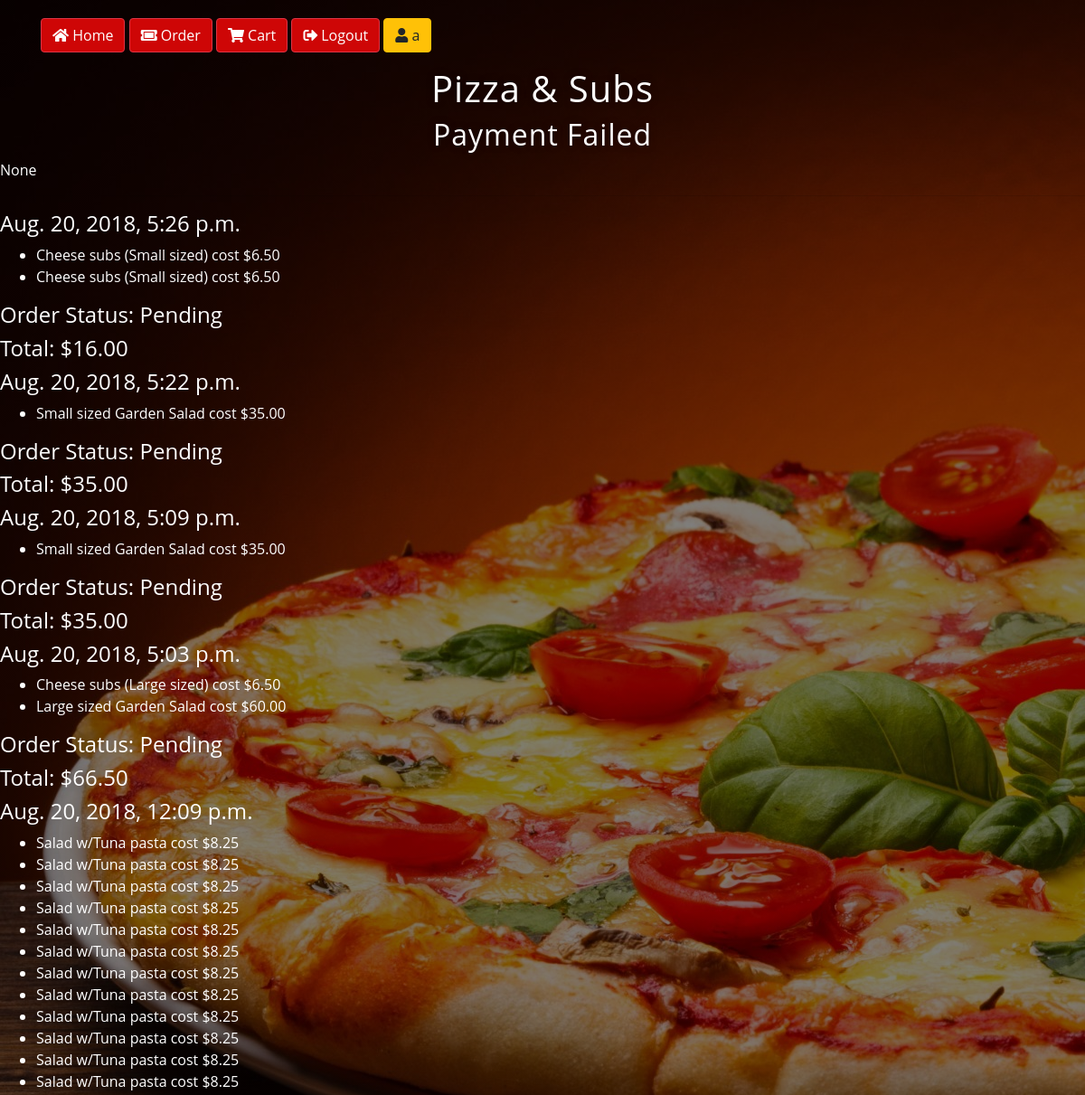
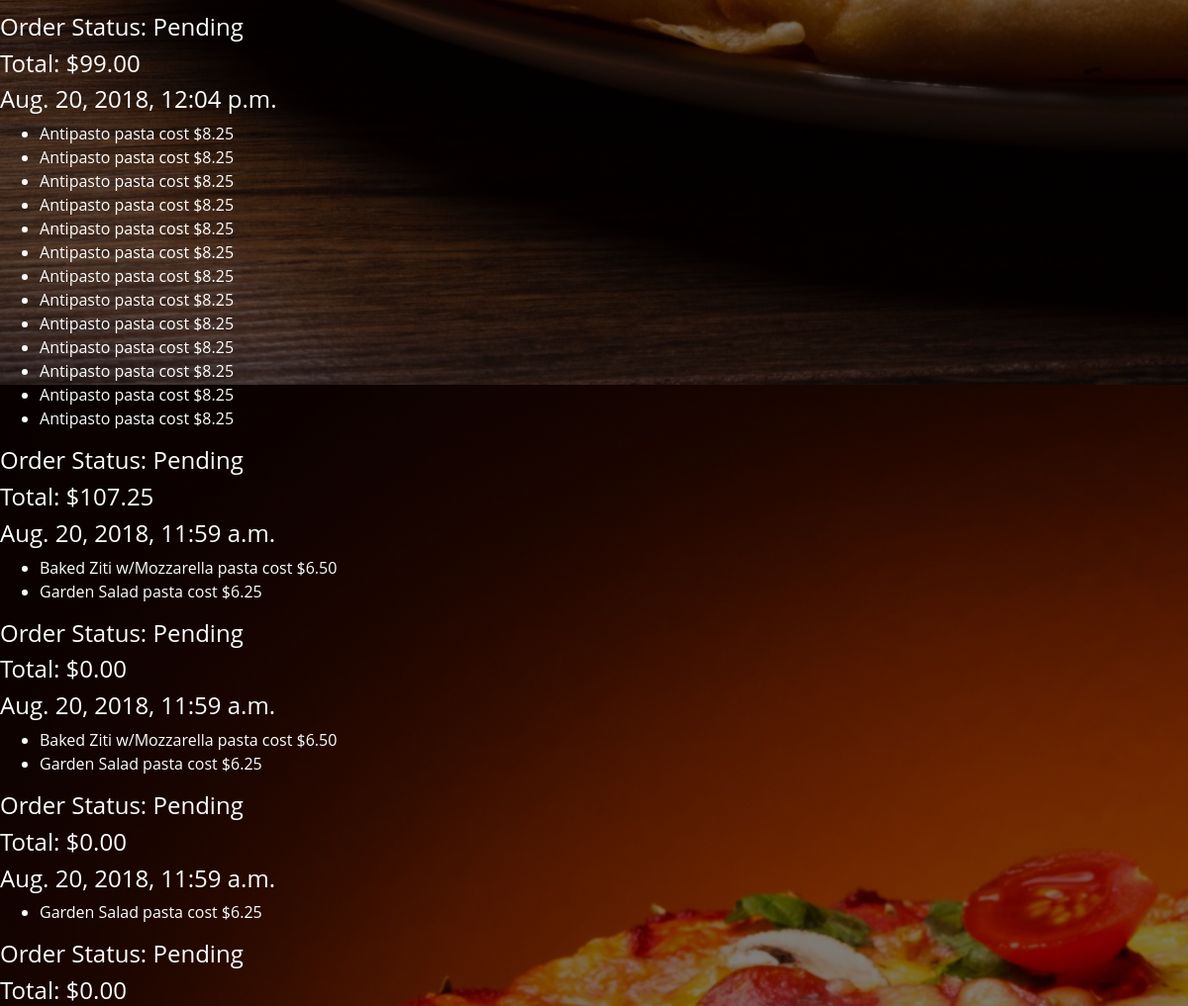
Page /make_payment (signed in) on the committed database (2 pictures, top to bottom).
### orders/models.py (models this page shows, shortened)
class PlacedOrder(models.Model):
    user = models.ForeignKey(User, on_delete = models.SET_NULL, related_name = "placedorder_user", null = True)
    orderpizza = models.ManyToManyField(OrderPizza, related_name = "order_pizza")
    ordersub =  models.ManyToManyField(OrderSub, related_name = "order_sub")
    orderpasta = models.ManyToManyField(OrderPasta, related_name = "order_pasta")
    ordersalad =  models.ManyToManyField(OrderSalad, related_name = "order_salad")
    orderdinnerplatter =  models.ManyToManyField(OrderDinnerPlatter, related_name = "order_dinnerplatter")
    totalprice =  models.DecimalField(max_digits = 6, decimal_places = 2, default = 0)
    datetime = models.DateTimeField(default = datetime.datetime(2018, 8, 20, 11, 59, 19, 963465))
    completed = models.BooleanField(default = False)

class OrderSub(models.Model):
    user = models.ForeignKey(User, on_delete = models.SET_NULL, related_name = "sub_user", null = True)
    menutype = models.CharField(max_length=25, default="sub", editable="False")
    subchoice = models.ForeignKey(SubRate, on_delete = models.SET_NULL, related_name = "sub_choice", null = True)
    subextrachoice = models.ManyToManyField(SubExtraRate, related_name = "subextra_choice")
    paid = models.BooleanField(default = False)

class SubRate(models.Model):
    subchoice = models.ForeignKey(SubChoice, on_delete = models.CASCADE, related_name = "sub_choice")
    subsize = models.ForeignKey(Size, on_delete = models.CASCADE, related_name = "sub_size", blank = True, null = True)
    price = models.DecimalField(max_digits = 6, decimal_places = 2)
    class Meta:
        unique_together = ["subchoice", "subsize"]
    def __str__(self):
        return f"{self.subchoice} subs ({self.subsize} sized) cost ${self.price}"

class SubChoice(models.Model):
    subchoice = models.CharField(max_length = 64)
    def __str__(self):
        return f"{self.subchoice}"

class Size(models.Model):
    size = models.CharField(max_length = 64)
    def __str__(self):
        return f"{self.size}"

class OrderDinnerPlatter(models.Model):
    user = models.ForeignKey(User, on_delete = models.SET_NULL, related_name = "dinnerplatter_user", null = True)
    menutype = models.CharField(max_length=25, default="dinnerplatter", editable="False")
    dinnerplatterchoice = models.ForeignKey(DinnerPlatterRate, on_delete = models.SET_NULL, related_name = "dinnerplatter_choice", null = True)
    paid = models.BooleanField(default = False)

class DinnerPlatterRate(models.Model):
    dinnerplatterchoice = models.ForeignKey(DinnerPlatterChoice, on_delete = models.CASCADE, related_name = "dinnerplatter_choice")
    dinnerplattersize = models.ForeignKey(Size, on_delete = models.CASCADE, related_name = "dinnerplatter_size")
    price = models.DecimalField(max_digits = 6, decimal_places = 2)
    def __str__(self):
        return f"{self.dinnerplattersize} sized {self.dinnerplatterchoice} cost ${self.price}"

class DinnerPlatterChoice(models.Model):
    dinnerplatterchoice = models.CharField(max_length = 64)
    def __str__(self):
        return f"{self.dinnerplatterchoice}"

class OrderSalad(models.Model):
    user = models.ForeignKey(User, on_delete = models.SET_NULL, related_name = "salad_user", null = True)
    menutype = models.CharField(max_length=25, default="salad", editable="False")
    saladchoice = models.ForeignKey(SaladRate, on_delete = models.SET_NULL, related_name = "salad_choice", null = True)
    paid = models.BooleanField(default = False)

class SaladRate(models.Model):
    saladchoice = models.CharField(max_length = 64)
    price = models.DecimalField(max_digits = 6, decimal_places = 2)
    def __str__(self):
        return f"{self.saladchoice} pasta cost ${self.price}"

class OrderPasta(models.Model):
    user = models.ForeignKey(User, on_delete = models.SET_NULL, related_name = "pasta_user", null = True)
    menutype = models.CharField(max_length=25, default="pasta", editable="False")
    pastachoice = models.ForeignKey(PastaRate, on_delete = models.SET_NULL, related_name = "pasta_choice", null = True)
    paid = models.BooleanField(default = False)

class PastaRate(models.Model):
    pastachoice = models.CharField(max_length = 64)
    price = models.DecimalField(max_digits = 6, decimal_places = 2)
    def __str__(self):
        return f"{self.pastachoice} pasta cost ${self.price}"

### orders/views.py (the view, shortened to what this page needs)
# urls.py: path("make_payment", views.make_payment, name="make_payment")
@login_required(login_url='/login')
def make_payment(request):
    status = None
    test = "none"
    paid_orders = PlacedOrder.objects.filter(user = request.user)
    context = {
    "paid_orders" : paid_orders,
    "status" : status,
    "test" : test
    }
    return render(request, "orders/make_payment.html", context)

### orders/templates/orders/make_payment.html (shortened to what this page needs)
{% extends "orders/layout.html" %}
{% block body %}
<h2 id="paymentstatus"></h2>
{{status}}
<hr>
{% for paid_order in paid_orders reversed  %}
  <h4>{{paid_order.datetime}}</h4>
  <ul>
    {% for sub in paid_order.ordersub.all %}
      <li>{{sub.subchoice}}</li>
    {% endfor %}
    {% for pasta in paid_order.orderpasta.all %}
      <li>{{pasta.pastachoice}}</li>
    {% endfor %}
    {% for salad in paid_order.ordersalad.all %}
      <li>{{salad.saladchoice}}</li>
    {% endfor %}
    {% for dinnerplatter in paid_order.orderdinnerplatter.all %}
      <li>{{dinnerplatter.dinnerplatterchoice}}</li>
    {% endfor %}
  </ul>
  <h4>Order Status: {% if paid_order.completed %}Completed{% else %}Pending{% endif %}</h4>
  <h4>Total: ${{ paid_order.totalprice }}</h4>
{% empty %}
No previous orders
{% endfor %}
{% endblock %}

### orders/templates/orders/layout.html (shortened to what this page needs)
{% load static %}
<!DOCTYPE html>
<html>
  <head>
    <link rel="stylesheet" href="https://maxcdn.bootstrapcdn.com/bootstrap/4.1.3/css/bootstrap.min.css">
    <link rel="stylesheet" href="https://use.fontawesome.com/releases/v5.3.1/css/all.css">
    <link rel="stylesheet" href="{% static 'orders/mystyle.css' %}">
  </head>
  <body>
    <div class="container header">
      <form>
        <div class="form-group" style="disply:flex-inline">
          <button type="button" class="btn btn-danger btnloc" id="btn_home" data-urlfor="{% url 'index' %}"> <i class="fas fa-home"></i> Home</button>
          {% if request.user.username %}
            <button type="button" class="btn btn-danger btnloc" id="btn_order" data-urlfor="{% url 'order' %}"><i class="fas fa-ticket-alt"></i> Order</button>
            <button type="button" class="btn btn-danger btnloc" id="btn_cart" data-urlfor="{% url 'show_order' %}"><i class="fas fa-shopping-cart"></i> Cart</button>
          {% endif %}
          <button type="button" class="btn btn-danger loggedin btnloc" id="btn_logout" data-urlfor="{% url 'logout' %}"><i class="fas fa-sign-out-alt"></i> Logout</button>
          <button type="button" class="btn btn-warning" id="btn_user" disabled style="opacity:100">{% if request.user.username %}<i class="fas fa-user"></i> {{request.user.username}}{% else %}<i class="far fa-user"></i> Guest{% endif %}</button>
        </div>
    </form>
    </div>
    <h1>Pizza & Subs</h1>
    {% block body %}
    {% endblock %}
  </body>
</html>

### orders/static/orders/mystyle.css (style rules this page uses)
html { width: 100%; height:100%; }
body { font-family: 'Open Sans', sans-serif; background: linear-gradient( rgba(0, 0, 0, 0.5), rgba(0, 0, 0, 0.5) ), url('img1.jpg'); color: white; }
h1,h2 { color: #fff; text-shadow: 0 0 10px rgba(0,0,0,0.3); letter-spacing:1px; text-align:center; }
.header { margin-top: 20px; }
.btnloc { background-color:#ce0606; }

### rows in the picture
PlacedOrder: datetime "Aug. 20, 2018, 5:26 p.m.", completed "Pending", totalprice "16.00"
OrderSub: subchoice "Cheese subs (Small sized) cost $6.50"
OrderSub: subchoice "Cheese subs (Small sized) cost $6.50"
PlacedOrder: datetime "Aug. 20, 2018, 5:22 p.m.", completed "Pending", totalprice "35.00"
OrderDinnerPlatter: dinnerplatterchoice "Small sized Garden Salad cost $35.00"
PlacedOrder: datetime "Aug. 20, 2018, 5:09 p.m.", completed "Pending", totalprice "35.00"
OrderDinnerPlatter: dinnerplatterchoice "Small sized Garden Salad cost $35.00"
PlacedOrder: datetime "Aug. 20, 2018, 5:03 p.m.", completed "Pending", totalprice "66.50"
OrderSub: subchoice "Cheese subs (Large sized) cost $6.50"
OrderDinnerPlatter: dinnerplatterchoice "Large sized Garden Salad cost $60.00"
PlacedOrder: datetime "Aug. 20, 2018, 12:09 p.m.", completed "Pending", totalprice "99.00"
OrderSalad: saladchoice "Salad w/Tuna pasta cost $8.25"
OrderSalad: saladchoice "Salad w/Tuna pasta cost $8.25"
OrderSalad: saladchoice "Salad w/Tuna pasta cost $8.25"
OrderSalad: saladchoice "Salad w/Tuna pasta cost $8.25"
OrderSalad: saladchoice "Salad w/Tuna pasta cost $8.25"
OrderSalad: saladchoice "Salad w/Tuna pasta cost $8.25"
OrderSalad: saladchoice "Salad w/Tuna pasta cost $8.25"
OrderSalad: saladchoice "Salad w/Tuna pasta cost $8.25"
OrderSalad: saladchoice "Salad w/Tuna pasta cost $8.25"
OrderSalad: saladchoice "Salad w/Tuna pasta cost $8.25"
OrderSalad: saladchoice "Salad w/Tuna pasta cost $8.25"
OrderSalad: saladchoice "Salad w/Tuna pasta cost $8.25"
PlacedOrder: datetime "Aug. 20, 2018, 12:04 p.m.", completed "Pending", totalprice "107.25"
OrderSalad: saladchoice "Antipasto pasta cost $8.25"
OrderSalad: saladchoice "Antipasto pasta cost $8.25"
OrderSalad: saladchoice "Antipasto pasta cost $8.25"
OrderSalad: saladchoice "Antipasto pasta cost $8.25"
OrderSalad: saladchoice "Antipasto pasta cost $8.25"
OrderSalad: saladchoice "Antipasto pasta cost $8.25"
OrderSalad: saladchoice "Antipasto pasta cost $8.25"
OrderSalad: saladchoice "Antipasto pasta cost $8.25"
OrderSalad: saladchoice "Antipasto pasta cost $8.25"
OrderSalad: saladchoice "Antipasto pasta cost $8.25"
OrderSalad: saladchoice "Antipasto pasta cost $8.25"
OrderSalad: saladchoice "Antipasto pasta cost $8.25"
OrderSalad: saladchoice "Antipasto pasta cost $8.25"
PlacedOrder: datetime "Aug. 20, 2018, 11:59 a.m.", completed "Pending", totalprice "0.00"
OrderPasta: pastachoice "Baked Ziti w/Mozzarella pasta cost $6.50"
OrderSalad: saladchoice "Garden Salad pasta cost $6.25"
PlacedOrder: datetime "Aug. 20, 2018, 11:59 a.m.", completed "Pending", totalprice "0.00"
PlacedOrder: datetime "Aug. 20, 2018, 11:59 a.m.", completed "Pending", totalprice "0.00"

### other values in the picture
{{ request.user.username }} "a"
{{ status }} "None"
